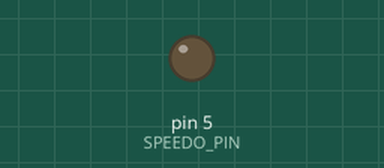
This sketch was run on a simulated Arduino Uno, built with avr-gcc and run on an emulated ATmega328P. Parts: output pins drawn as LEDs (lit = HIGH).

Above: at 17.5 s.
At 32.5 s:
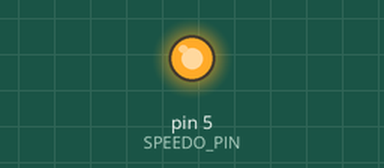
Timing chart, 0 to 44.0 s (numbered marks = the images above):
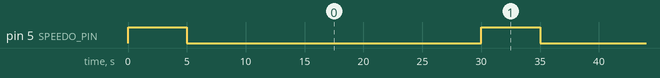

The sketch:

DeloreanMod_SpeedometerControl_Sample.ino
```cpp
// SPEEDOMETER PIN DEFINITION
//  define where you connect speedometer SYNC wire on your arduino
#define SPEEDO_PIN 5


void setup() {

  // SPEEDOMETER SETUP
  //  speedometer stays in 0MPH STATE if it is powered after arduino
  //  if not, it may goes to SPEEDUP STATE in case it is pulled-down which depends on your system
  pinMode(SPEEDO_PIN, OUTPUT);
  digitalWrite(SPEEDO_PIN, HIGH);

  delay(5000); // delay is only for sample code

}

void loop() {

  // SPEEDOMETER START
  //  when getting LOW on SYNC pin, speedometer goes in SPEEDUP STATE
  //  it will speed-up for about 30 sec before timeout
  digitalWrite(SPEEDO_PIN, LOW);


  delay(25000);


  // SPEEDOMETER 88MPH
  //  when getting HIGH on SYNC pin, speedometer goes in 88MPH STATE
  //  it will increase and stay at 88mph for about 10sec before timeout
  //  if SYNC pin get back to LOW before timeout, it will :
  //    -wait for about 3.75sec,
  //    -decrease speed quickly to 0mph (LOOP STATE)
  //    -then go in SPEEDUP STATE
  //  if timeout is reached it will :
  //    -slowly go down to 0mp
  //    -then go in 0MPH STATE
  digitalWrite(SPEEDO_PIN, HIGH);


  delay(5000); // delay is only for sample code

}
```

Measured:
- by itself, pin 5 (SPEEDO_PIN): alternates HIGH for 5.0 s and LOW for 25.0 s
